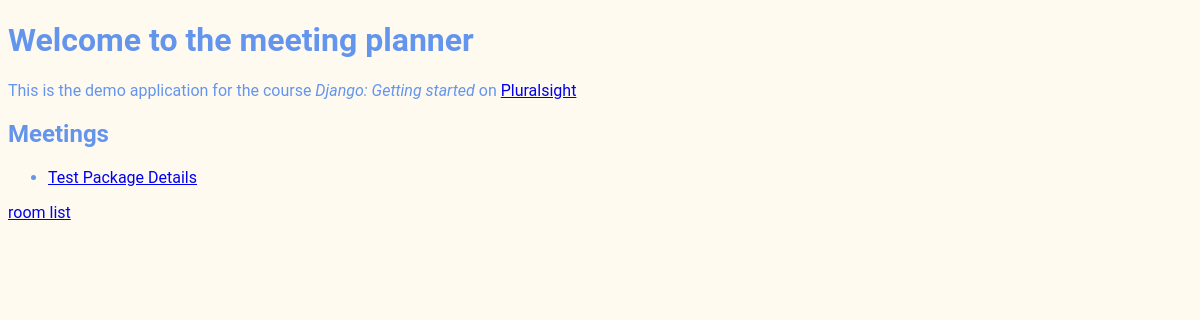
/, run on an earlier commit of the app's database.
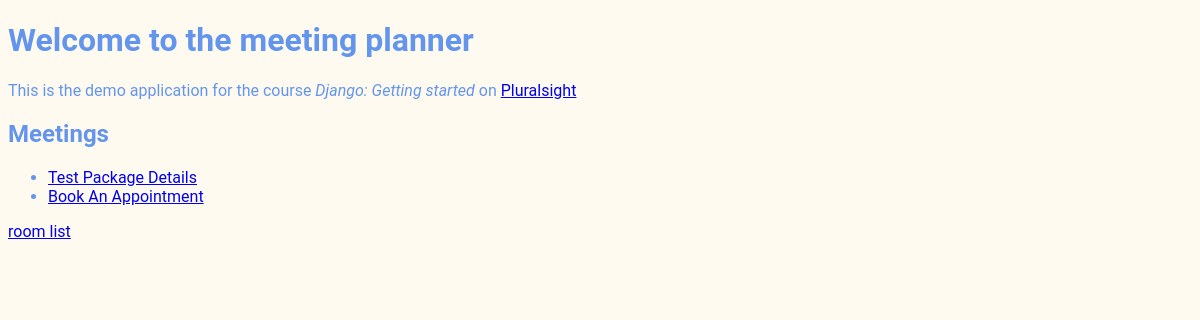
And on a later commit of the database.
### meetings/models.py (models this page shows, shortened)
class Meeting(models.Model):
    title = models.CharField(max_length=200)
    date = models.DateField()
    start_time = models.TimeField(default=time(9))
    duration = models.IntegerField(default=1)
    room = models.ForeignKey(Room, on_delete=models.CASCADE)

### website/views.py (the view)
# urls.py: path('', welcome, name='welcome'),
def welcome(request):
    return render(request, "website/welcome.html", {"message": Meeting.objects.all()})

### website/templates/website/welcome.html (shortened to what this page needs)
{% extends "base.html" %}
{% block content %}
<h1>Welcome to the meeting planner</h1>
<p>This is the demo application for the course
    <em>Django: Getting started</em> on <a href="https://www.pluralsight.com"> Pluralsight</a>
</p>
<h2>Meetings</h2>
<ul>{% for meeting in message %}
<li><a href="{% url 'details' meeting.id %}"> {{ meeting.title }}</a> </li>
{% endfor %}
</ul>
<a href="{% url 'room' %}">room list</a>
{% endblock %}

What changed in the data, as far as the page shows it:
added Meeting: title "Book An Appointment"
